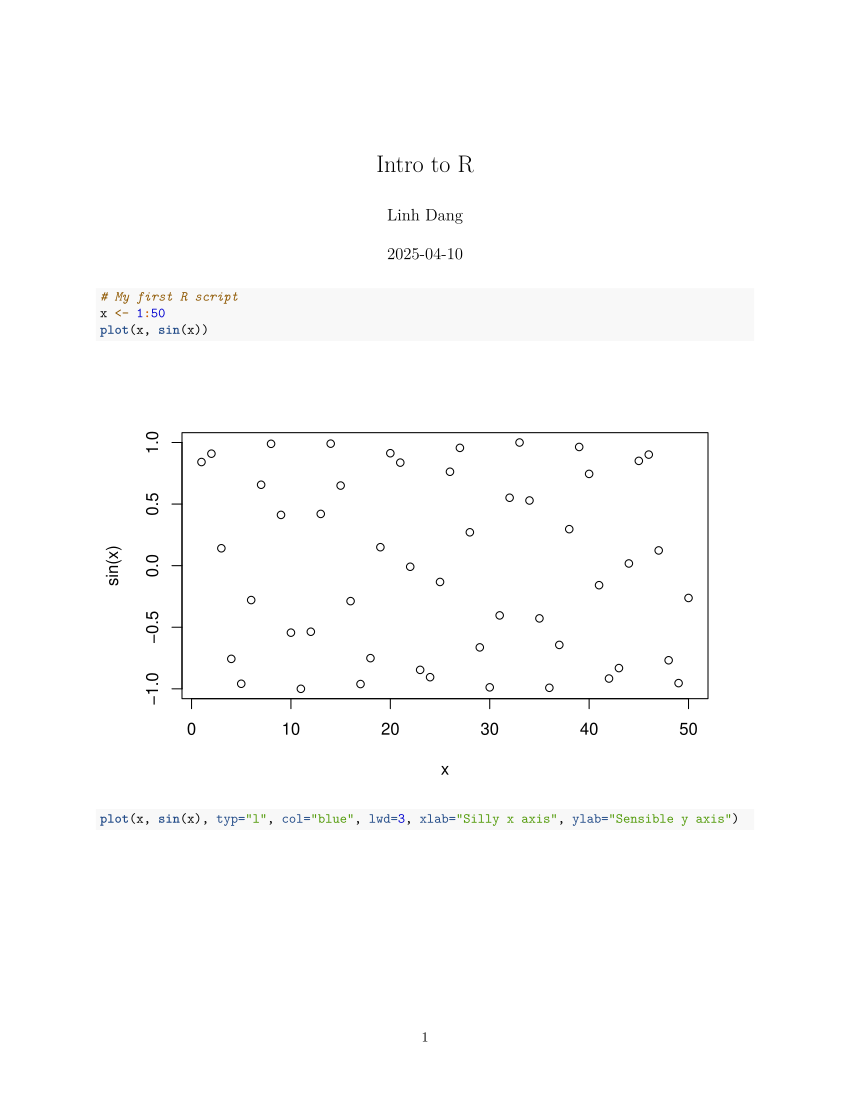

R code for this plot:
#' ---
#' title: "Intro to R"
#' author: "Linh Dang"
#' ---

# My first R script
x <- 1:50
plot(x, sin(x))

plot(x, sin(x), typ="l", col="blue", lwd=3, xlab="Silly x axis", ylab="Sensible y axis")
